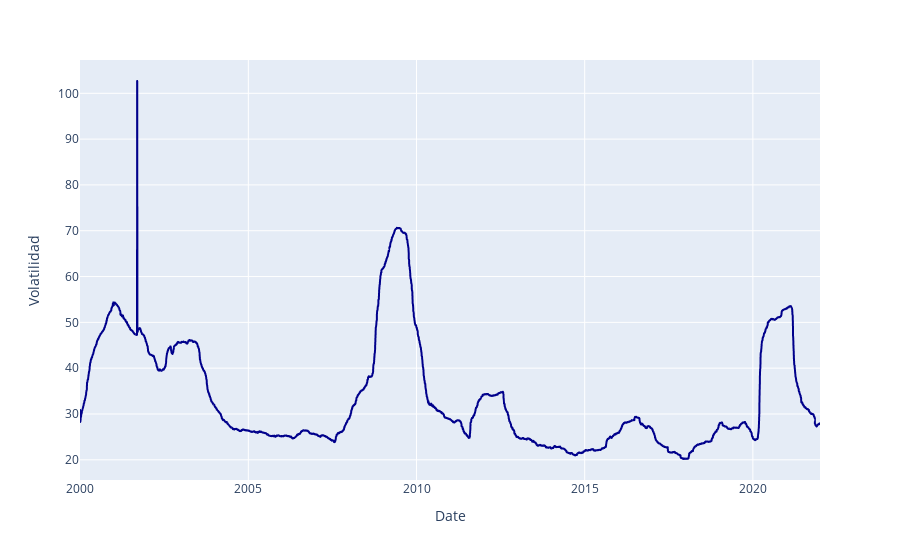

The cell this chart's notebook holds for it:
### Markdown cell above
En el siguiente grafico se puede observar el comportamiento de la volatilidad en los ultimos 20 años

### Code cell
fig = px.line(datavolatilidad, x='Date', y='Volatilidad', color_discrete_sequence=["darkblue"])
fig.show()

### Figure 1 — Plotly figure (JSON) as saved in the notebook; plotly's stock layout.template omitted (floating-point values rounded to 4 significant figures; data arrays with more than 128 entries replaced by an {"elided": "..."} marker saying what was removed)
{"data": [{"hovertemplate": "Date=%{x}<br>Volatilidad=%{y}<extra></extra>", "legendgroup": "", "line": {"color": "darkblue", "dash": "solid"}, "marker": {"symbol": "circle"}, "mode": "lines", "name": "", "showlegend": false, "type": "scattergl", "x": {"elided": "5537 str values"}, "xaxis": "x", "y": {"elided": "5537 float values"}, "yaxis": "y"}], "layout": {"legend": {"tracegroupgap": 0}, "margin": {"t": 60}, "xaxis": {"anchor": "y", "domain": [0, 1], "title": {"text": "Date"}}, "yaxis": {"anchor": "x", "domain": [0, 1], "title": {"text": "Volatilidad"}}}}
